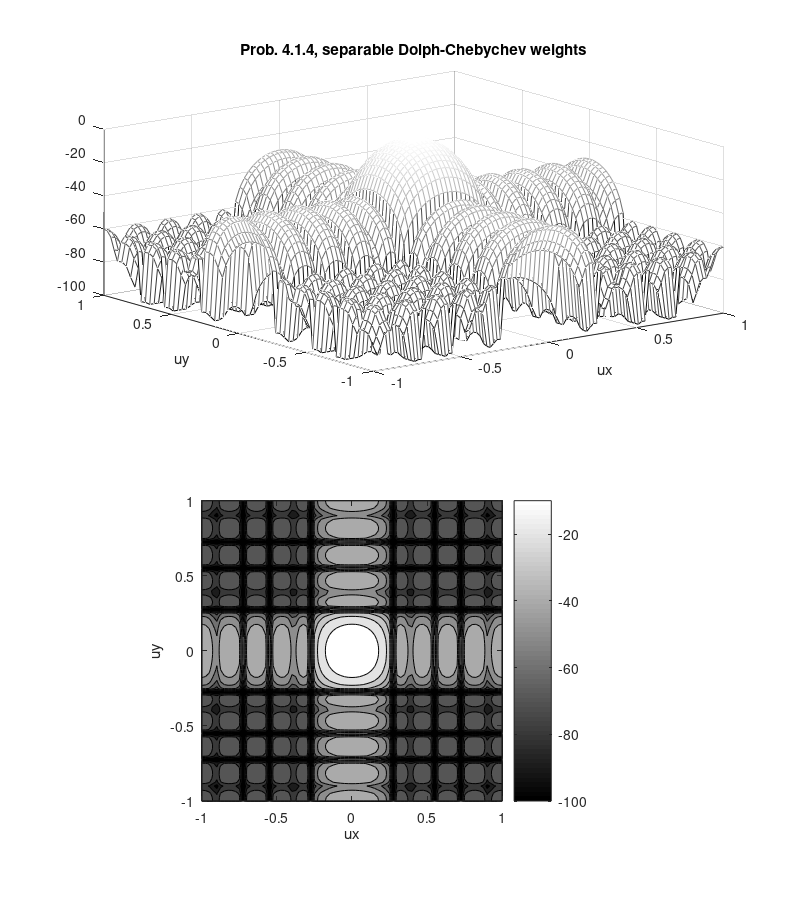
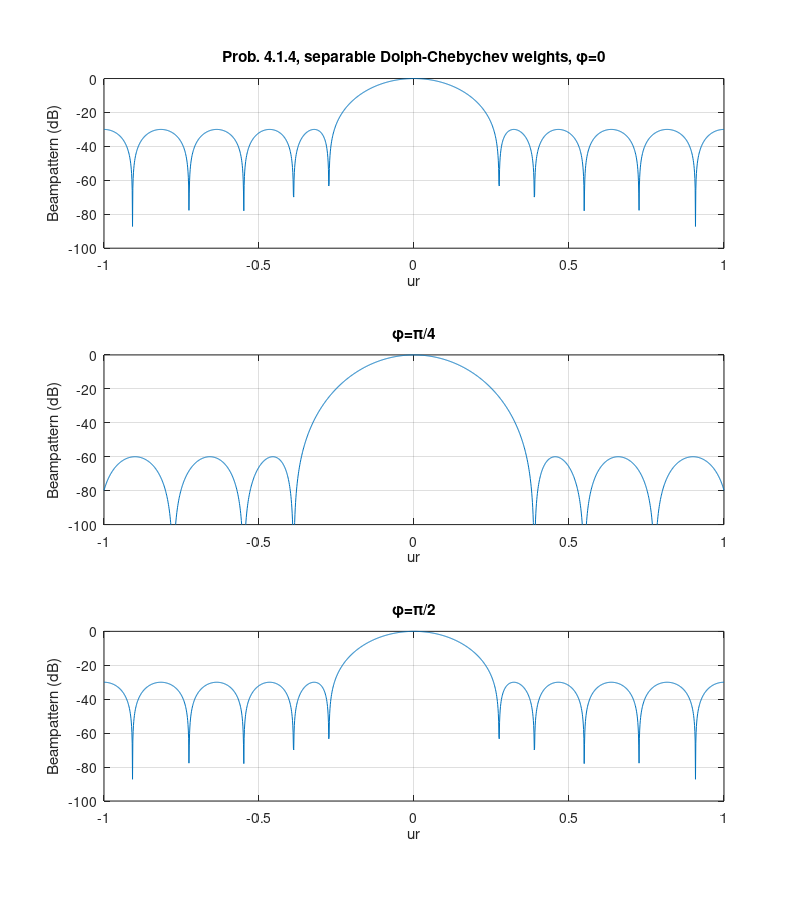

Recreate these plots in MATLAB, in order.
%%%%%%%%%%%%%%%%%%%%%%%%%%%%%%%%
% problem 4.1.4
% K. Bell 10/19/99
% updated by K. Bell 11/3/00
% Functions called: sinc
%%%%%%%%%%%%%%%%%%%%%%%%%%%%%%%%

clear all
close all


Nx = 11;
Ny = 11;
dx = 0.5;
dy = 0.5;
Dx = [-(Nx-1)/2:1:(Nx-1)/2];
Dy = [-(Ny-1)/2:1:(Ny-1)/2];
ux = [-1:0.025:1];
uy = [-1:0.025:1];

D = zeros(Nx*Ny,2);
for m=1:Ny
   D((m-1)*Nx+1:m*Nx,:) = [dx*Dx.' dy*Dy(m)*ones(Nx,1)];
end
C = zeros(Nx,Ny);
for k=1:Nx*Ny;
   for l=1:Nx*Ny
      dp = D(k,:)-D(l,:);
      C(k,l) = sinc(2*sqrt(dp*dp'));
   end
end

nx = length(ux);
ny = length(uy);

BP = zeros(nx,ny);

%%%%%%%%%%%%%%%%%%%%%%%%%%%%
% weights
%%%%%%%%%%%%%%%%%%%%%%%%%%%%

% Dolph-Chebychev
R = 10^(30/20);
x0 = cosh(acosh(R)/(Nx-1));
wt = poly(exp(j*2*acos(cos((2*[1:1:Nx-1]-1)*pi/(2*(Nx-1)))/x0))).';
wx = wt/sum(wt);

x0 = cosh(acosh(R)/(Ny-1));
wt = poly(exp(j*2*acos(cos((2*[1:1:Ny-1]-1)*pi/(2*(Ny-1)))/x0))).';
wy = wt.'/sum(wt);

w = reshape(wx*wy,Nx*Ny,1);
w = w/sum(w);

for n=1:nx
   for m=1:ny
      V = exp(j*2*pi*D*[ux(n);uy(m)]);
      BP(n,m) = w'*V;
   end
end

figure(1)
subplot(2,1,1)
G = 10*log10(abs(BP).^2);
G = max(G,-100);
mesh(ux,uy,G)
xlabel('ux')
ylabel('uy')
title('Prob. 4.1.4, separable Dolph-Chebychev weights')
axis([-1 1 -1 1 -100 0])

subplot(2,1,2)
contourf(ux,uy,G,[-10 -20 -30 -40 -50 -60 -70 -80 -90 -100])
axis('square')
colormap('gray')
colorbar
xlabel('ux')
ylabel('uy')
drawnow
set(gcf,'Paperposition',[0.25 1 8 9])

phi = 0;
% sin theta
u=[-1:0.001:1];
ux = u*cos(phi);
uy = u*sin(phi);
V = exp(j*2*pi*D*[ux;uy]);
Bc = w'*V;
figure(2)
subplot(3,1,1)
plot(u,10*log10(abs(Bc).^2))
axis([-1 1 -100 0])
grid on
title('Prob. 4.1.4, separable Dolph-Chebychev weights, \phi=0')
xlabel('ur')
ylabel('Beampattern (dB)')

phi = pi/4;
ux = u*cos(phi);
uy = u*sin(phi);
V = exp(j*2*pi*D*[ux;uy]);
Bc = w'*V;
subplot(3,1,2)
plot(u,10*log10(abs(Bc).^2))
axis([-1 1 -100 0])
grid on
title('\phi=\pi/4')
xlabel('ur')
ylabel('Beampattern (dB)')

phi = pi/2;
ux = u*cos(phi);
uy = u*sin(phi);
V = exp(j*2*pi*D*[ux;uy]);
Bc = w'*V;
subplot(3,1,3)
plot(u,10*log10(abs(Bc).^2))
axis([-1 1 -100 0])
title('\phi=\pi/2')
grid on
xlabel('ur')
ylabel('Beampattern (dB)')

set(gcf,'Paperposition',[0.25 1 8 9])

D = abs(w'*ones(Nx*Ny,1))^2/real(w'*C*w)
DI = 10*log10(D)

